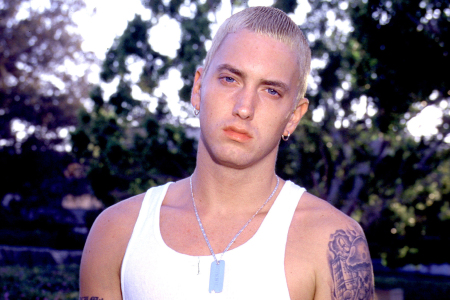
#> input picture test_images/Eminem11.jpg, 450 x 300 px
$ jupyter execute --allow-errors Artist_Classifier.ipynb   (shell and % lines are left out)
#> lines starting #> are read from the running program, lines starting #| are printed output that depends on the picture; after the words box and inside, x2 and y2 are one past the last pixel; in counts of white or black regions, pixels touching at a corner belong together
[cell 1]
import numpy as np
import cv2
import matplotlib.pyplot as plt
import os
import shutil
import pywt

[cell 2]
img = cv2.imread('./test_images/Eminem11.jpg')
#> img is the input picture: shape (300, 450, 3); mean B, G, R 120, 106.9, 120.5
img.shape
#> Out = (300, 450, 3)

[cell 3]
plt.imshow(img)

[cell 4]
gray = cv2.cvtColor(img, cv2.COLOR_BGR2GRAY)
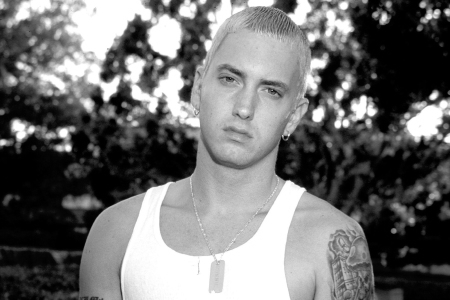
#> gray: shape (300, 450); min 0, max 255, mean 112.5
gray.shape
#> Out = (300, 450)

[cell 5]
plt.imshow(gray, cmap='gray')

[cell 6]
face_cascade = cv2.CascadeClassifier('./opencv/haarcascades/haarcascade_frontalface_default.xml')
eye_cascade = cv2.CascadeClassifier('./opencv/haarcascades/haarcascade_eye.xml')

faces = face_cascade.detectMultiScale(gray, 1.5, 5)
#> faces = [[189, 37, 122, 122]]
faces
#> Out = [[189, 37, 122, 122]]

[cell 7]
(x,y,w,h) = faces[0]
#> x = 189; y = 37; w = 122; h = 122
x,y,w,h
#> Out = (189, 37, 122, 122)

[cell 8]
face_img = cv2.rectangle(img,(x,y),(x+w,y+h),(255,0,0),2)
plt.imshow(face_img)

[cell 9]
cv2.destroyAllWindows()
for (x,y,w,h) in faces:
    face_img = cv2.rectangle(img,(x,y),(x+w,y+h),(255,0,0),2)
    roi_gray = gray[y:y+h, x:x+w]
    roi_color = face_img[y:y+h, x:x+w]
    eyes = eye_cascade.detectMultiScale(roi_gray)
    for (ex,ey,ew,eh) in eyes:
        cv2.rectangle(roi_color,(ex,ey),(ex+ew,ey+eh),(0,255,0),2)
#> this loop made 1 pass
#> (x, y, w, h, eyes) on pass 1: (189, 37, 122, 122, [[24, 28, 29, 29], [67, 40, 30, 30]])
#> pass 1, `roi_gray = gray[y:y+h, x:x+w]`:
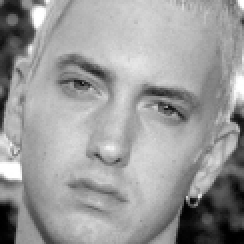
#> roi_gray: shape (122, 122) (shown 2 times larger); min 0, max 255, mean 154.9
#> pass 1, `roi_color = face_img[y:y+h, x:x+w]`:
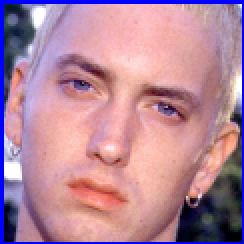
#> roi_color: shape (122, 122, 3) (shown 2 times larger); mean B, G, R 154, 134.7, 180.3
#> after the loop:
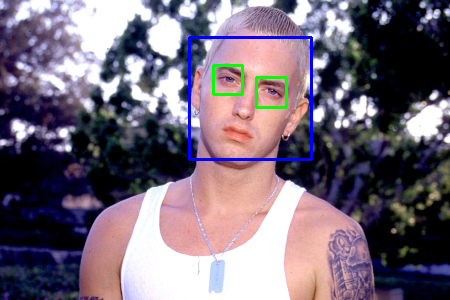
#> img: shape (300, 450, 3); mean B, G, R 120.6, 106.3, 118
#> after the loop:
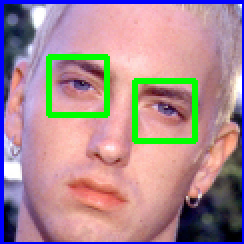
#> roi_color: shape (122, 122, 3) (shown 2 times larger); 4.7% of pixels changed, all inside (x1, y1, x2, y2) = (23, 27, 99, 72)


plt.figure()
plt.imshow(face_img, cmap='gray')
plt.show()

[cell 10]
plt.imshow(roi_color, cmap='gray')

[cell 11]
def get_cropped_image_if_2_eyes(image_path):
#> called with image_path = './test_images/Eminem11.jpg'
    img = cv2.imread(image_path)
    gray = cv2.cvtColor(img, cv2.COLOR_BGR2GRAY)
    faces = face_cascade.detectMultiScale(gray, 1.5, 5)
#> faces = [[189, 37, 122, 122]]
    for (x,y,w,h) in faces:
        roi_gray = gray[y:y+h, x:x+w]
        roi_color = img[y:y+h, x:x+w]
        eyes = eye_cascade.detectMultiScale(roi_gray)
        if len(eyes) >= 2:
            return roi_color
#> this loop made 1 pass
#> pass 1, in get_cropped_image_if_2_eyes, `roi_color = img[y:y+h, x:x+w]`:
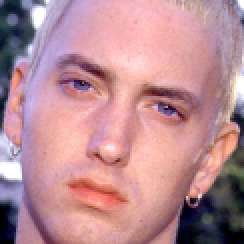
#> roi_color: shape (122, 122, 3) (shown 2 times larger); mean B, G, R 147.8, 140.1, 186.4

[cell 12]
origional_image = cv2.imread('./test_images/Eminem11.jpg')
plt.imshow(origional_image)

[cell 13]
cropped_image = get_cropped_image_if_2_eyes('./test_images/Eminem11.jpg')
plt.imshow(cropped_image)

[cell 14]
path_to_data = "./dataset/"
path_to_cr_data = "./dataset/cropped/"

[cell 15]
img_dirs = []
for entry in os.scandir(path_to_data):
    if entry.is_dir():
        img_dirs.append(entry.path)

#> (a cell that did not finish here is left out)

[cell 17]
if os.path.exists(path_to_cr_data):
    shutil.rmtree(path_to_cr_data)
os.mkdir(path_to_cr_data)

[cell 18]
cropped_image_dirs = []
artist_file_names_dict = {}

for img_dir  in img_dirs:
    count = 1
    artist_name = img_dir.split('/')[-1]
    print(artist_name)

    artist_file_names_dict[artist_name] = []

    for entry in os.scandir(img_dir):
        roi_color = get_cropped_image_if_2_eyes(entry.path)
#> call 2 of get_cropped_image_if_2_eyes, with image_path = './dataset/50_cent/50 Cent101.jpg'
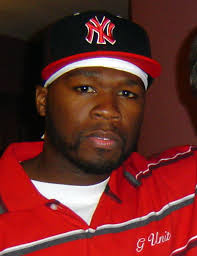
#> input picture dataset/50_cent/50 Cent101.jpg, 197 x 256 px
#> in get_cropped_image_if_2_eyes, img is the input picture: shape (256, 197, 3); mean B, G, R 36.6, 40.3, 108.2
#> in get_cropped_image_if_2_eyes (call 2), `gray = cv2.cvtColor(img, cv2.COLOR_BGR2GRAY)`:
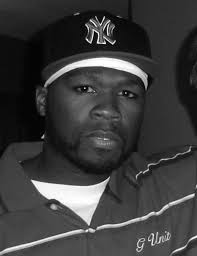
#> gray: shape (256, 197); min 0, max 255, mean 60.2
#> in get_cropped_image_if_2_eyes (call 2), `faces = face_cascade.detectMultiScale(gray, 1.5, 5)`: faces = ()
        if roi_color is not None:
            cropped_folder = path_to_cr_data + artist_name
            if not os.path.exists(cropped_folder):
                os.makedirs(cropped_folder)
                cropped_image_dirs.append(cropped_folder)
                print("Generating cropped images in folder: ",cropped_folder)

            cropped_file_name = artist_name + str(count) + ".png"
            cropped_file_path = cropped_folder + "/" + cropped_file_name

            cv2.imwrite(cropped_file_path, roi_color)
            artist_file_names_dict[artist_name].append(cropped_file_path)
            count += 1

[cell 19]
def w2d(img, mode='haar', level=1):
#> called with mode = 'db1', level = 5
    imArray = img
    #Datatype conversions
    #convert to grayscale
    imArray = cv2.cvtColor( imArray,cv2.COLOR_RGB2GRAY )
    #convert to float
    imArray =  np.float32(imArray)
    imArray /= 255;
    # compute coefficients
    coeffs=pywt.wavedec2(imArray, mode, level=level)

    #Process Coefficients
    coeffs_H=list(coeffs)
    coeffs_H[0] *= 0;

    # reconstruction
    imArray_H=pywt.waverec2(coeffs_H, mode);
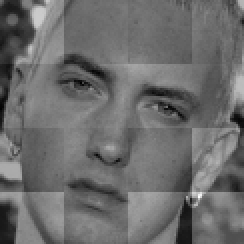
#> imArray_H: shape (122, 122) float32 (shown 2 times larger); min -0.548, max 0.751, mean 0.00379; drawn with min black and max white
    imArray_H *= 255;
    imArray_H =  np.uint8(imArray_H)
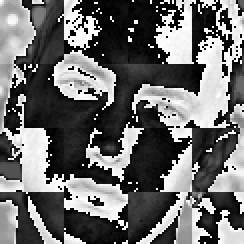
#> imArray_H: shape (122, 122) (shown 2 times larger); min 0, max 255, mean 106.8

    return imArray_H

## Feature Engineering

[cell 20]
im_har = w2d(cropped_image,'db1',5)
plt.imshow(im_har, cmap='gray')

[cell 21]
artist_file_names_dict = {}
for img_dir in cropped_image_dirs:
    artist_name = img_dir.split('/')[-1]
    file_list = []
    for entry in os.scandir(img_dir):
        file_list.append(entry.path)
    artist_file_names_dict[artist_name] = file_list
artist_file_names_dict

[cell 22]
class_dict = {}
count = 0
for artist_name in artist_file_names_dict.keys():
    class_dict[artist_name] = count
    count = count + 1
class_dict
